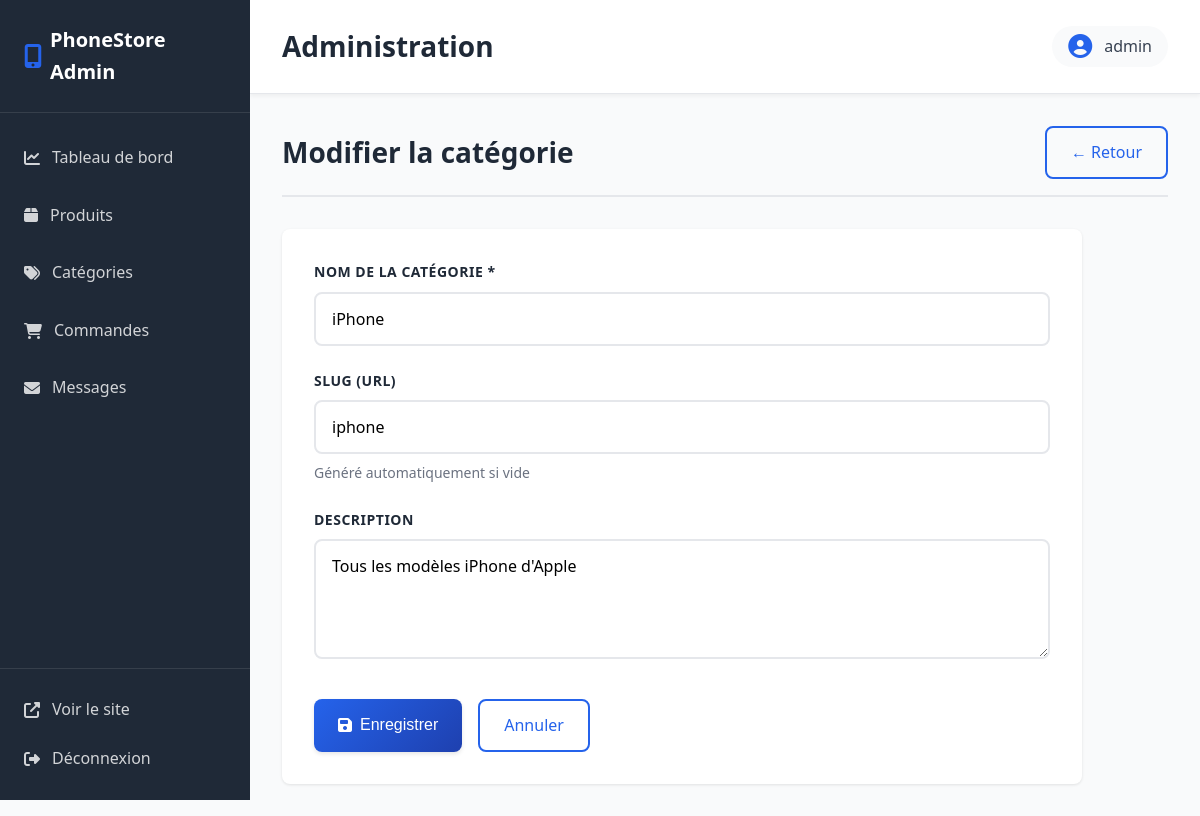
/admin/category-edit.php?id=1 (signed in), run on the app's committed database.
### tables this page shows
CREATE TABLE IF NOT EXISTS categories (
    id INT AUTO_INCREMENT PRIMARY KEY,
    name VARCHAR(100) NOT NULL,
    slug VARCHAR(100) NOT NULL UNIQUE,
    description TEXT,
    created_at TIMESTAMP DEFAULT CURRENT_TIMESTAMP
);

### config/database.php (called while the page is built, shortened)
<?php
class Database {
    private static $instance = null;
    private $conn;
    private function __construct() {
        try {
            $dsn = "mysql:host=" . DB_HOST . ";dbname=" . DB_NAME . ";charset=" . DB_CHARSET;
            $options = [
                PDO::ATTR_ERRMODE => PDO::ERRMODE_EXCEPTION,
                PDO::ATTR_DEFAULT_FETCH_MODE => PDO::FETCH_ASSOC,
                PDO::ATTR_EMULATE_PREPARES => false,
            ];
            $this->conn = new PDO($dsn, DB_USER, DB_PASS, $options);
        } catch(PDOException $e) {
            die("Erreur de connexion : " . $e->getMessage());
        }
    }
    public static function getInstance() {
        if (self::$instance === null) {
            self::$instance = new self();
        }
        return self::$instance;
    }
    public function getConnection() {
        return $this->conn;
    }
}

### classes/Category.php (called while the page is built, shortened)
<?php
require_once __DIR__ . '/../config/database.php';
class Category {
    private $db;
    public function __construct() {
        $this->db = Database::getInstance()->getConnection();
    }
    public function getById($id) {
        $stmt = $this->db->prepare("SELECT * FROM categories WHERE id = ?");
        $stmt->execute([$id]);
        return $stmt->fetch();
    }
}

### config/config.php (called while the page is built, shortened)
<?php
require_once __DIR__ . '/database.php';
function escape($string) {
    return htmlspecialchars($string, ENT_QUOTES, 'UTF-8');
}

### admin/category-edit.php (the view, shortened to what this page needs)
<?php
require_once __DIR__ . '/../config/config.php';
require_once __DIR__ . '/../classes/Category.php';
require_once __DIR__ . '/includes/header.php';
$category = new Category();
$id = isset($_GET['id']) ? intval($_GET['id']) : 0;
$cat = $id ? $category->getById($id) : null;
?>
<div class="admin-page-header">
    <h2><?php echo $id ? "Modifier la catégorie" : "Nouvelle catégorie"; ?></h2>
    <a href="categories.php" class="btn btn-outline">← Retour</a>
</div>
<form method="POST" class="admin-form">
    <div class="form-group">
        <label for="name">Nom de la catégorie *</label>
        <input type="text" id="name" name="name" required
               value="<?php echo $cat ? escape($cat['name']) : ''; ?>">
    </div>
    <div class="form-group">
        <label for="slug">Slug (URL)</label>
        <input type="text" id="slug" name="slug"
               value="<?php echo $cat ? escape($cat['slug']) : ''; ?>">
        <small>Généré automatiquement si vide</small>
    </div>
    <div class="form-group">
        <label for="description">Description</label>
        <textarea id="description" name="description" rows="4"><?php echo $cat ? escape($cat['description']) : ''; ?></textarea>
    </div>
    <div class="form-actions">
        <button type="submit" class="btn btn-primary">
            <i class="fas fa-save"></i> Enregistrer
        </button>
        <a href="categories.php" class="btn btn-outline">Annuler</a>
    </div>
</form>
<?php include 'includes/footer.php'; ?>

### assets/css/style.css (style rules this page uses)
* { margin: 0; padding: 0; box-sizing: border-box; }
:root { --primary-color: #2563eb; --primary-dark: #1e40af; --secondary-color: #10b981; --danger-color: #ef4444; --warning-color: #f59e0b; --dark-color: #1f2937; --light-color: #f9fafb; --text-color: #374151; --text-light: #6b7280; --border-color: #e5e7eb; --shadow: 0 1px 3px rgba(0, 0, 0, 0.1); --shadow-md: 0 4px 6px rgba(0, 0, 0, 0.1); --shadow-lg: 0 10px 15px rgba(0, 0, 0, 0.1); --transition: all 0.3s ease; }
body { font-family: 'Segoe UI', Tahoma, Geneva, Verdana, sans-serif; color: var(--text-color); line-height: 1.6; background-color: var(--light-color); }
.btn { display: inline-flex; align-items: center; justify-content: center; gap: 0.5rem; padding: 0.875rem 1.75rem; border-radius: 0.5rem; text-decoration: none; font-weight: 600; transition: all 0.3s cubic-bezier(0.4, 0, 0.2, 1); border: none; cursor: pointer; font-size: 1rem; box-shadow: 0 2px 8px rgba(0, 0, 0, 0.1); position: relative; overflow: hidden; }
.btn::before { content: ''; position: absolute; top: 50%; left: 50%; width: 0; height: 0; border-radius: 50%; background: rgba(255, 255, 255, 0.2); transform: translate(-50%, -50%); transition: width 0.6s, height 0.6s; }
.btn-primary { background: linear-gradient(135deg, var(--primary-color) 0%, var(--primary-dark) 100%); color: white; }
.btn-outline { background: transparent; color: var(--primary-color); border: 2px solid var(--primary-color); box-shadow: none; }
.form-group { margin-bottom: 1.5rem; }
.form-group label { display: block; margin-bottom: 0.5rem; font-weight: 500; }
.form-group input, .form-group textarea, .form-group select { width: 100%; padding: 0.875rem 1rem; border: 2px solid var(--border-color); border-radius: 0.5rem; font-size: 1rem; font-family: inherit; transition: all 0.3s ease; background: white; }

### assets/css/admin.css (style rules this page uses)
.admin-body { background: var(--light-color); }
.admin-page-header { display: flex; justify-content: space-between; align-items: center; margin-bottom: 2rem; }
.admin-page-header h2 { color: var(--dark-color); }
.admin-form { background: white; padding: 2rem; border-radius: 0.5rem; box-shadow: var(--shadow); max-width: 800px; }
.form-actions { display: flex; gap: 1rem; margin-top: 2rem; }
.btn { display: inline-flex; align-items: center; justify-content: center; gap: 0.5rem; padding: 0.75rem 1.5rem; border: none; border-radius: 0.5rem; font-size: 1rem; font-weight: 500; cursor: pointer; transition: all 0.3s ease; text-decoration: none; box-shadow: 0 2px 4px rgba(0, 0, 0, 0.1); }
.btn-primary { background: linear-gradient(135deg, var(--primary-color) 0%, var(--primary-dark) 100%); color: white; }
.btn-outline { background: transparent; color: var(--primary-color); border: 2px solid var(--primary-color); box-shadow: none; }
.admin-form .form-group { margin-bottom: 1.5rem; }
.admin-form label { display: block; margin-bottom: 0.5rem; font-weight: 600; color: var(--dark-color); font-size: 0.875rem; text-transform: uppercase; letter-spacing: 0.5px; }
.admin-form input[type="text"], .admin-form input[type="number"], .admin-form input[type="email"], .admin-form input[type="file"], .admin-form textarea, .admin-form select { width: 100%; padding: 0.875rem 1rem; border: 2px solid var(--border-color); border-radius: 0.5rem; font-size: 1rem; font-family: inherit; transition: all 0.3s ease; background: white; }
.admin-form textarea { resize: vertical; min-height: 120px; }
.admin-form small { display: block; margin-top: 0.5rem; color: var(--text-light); font-size: 0.875rem; }
.admin-page-header { display: flex; justify-content: space-between; align-items: center; margin-bottom: 2rem; padding-bottom: 1rem; border-bottom: 2px solid var(--border-color); }
.admin-page-header h2 { color: var(--dark-color); font-size: 1.75rem; font-weight: 700; margin: 0; }

### data on the page
categories: name "iPhone", slug "iphone", description "Tous les modèles iPhone d'Apple"

### other printed values
$adminUser['username'] "admin"
